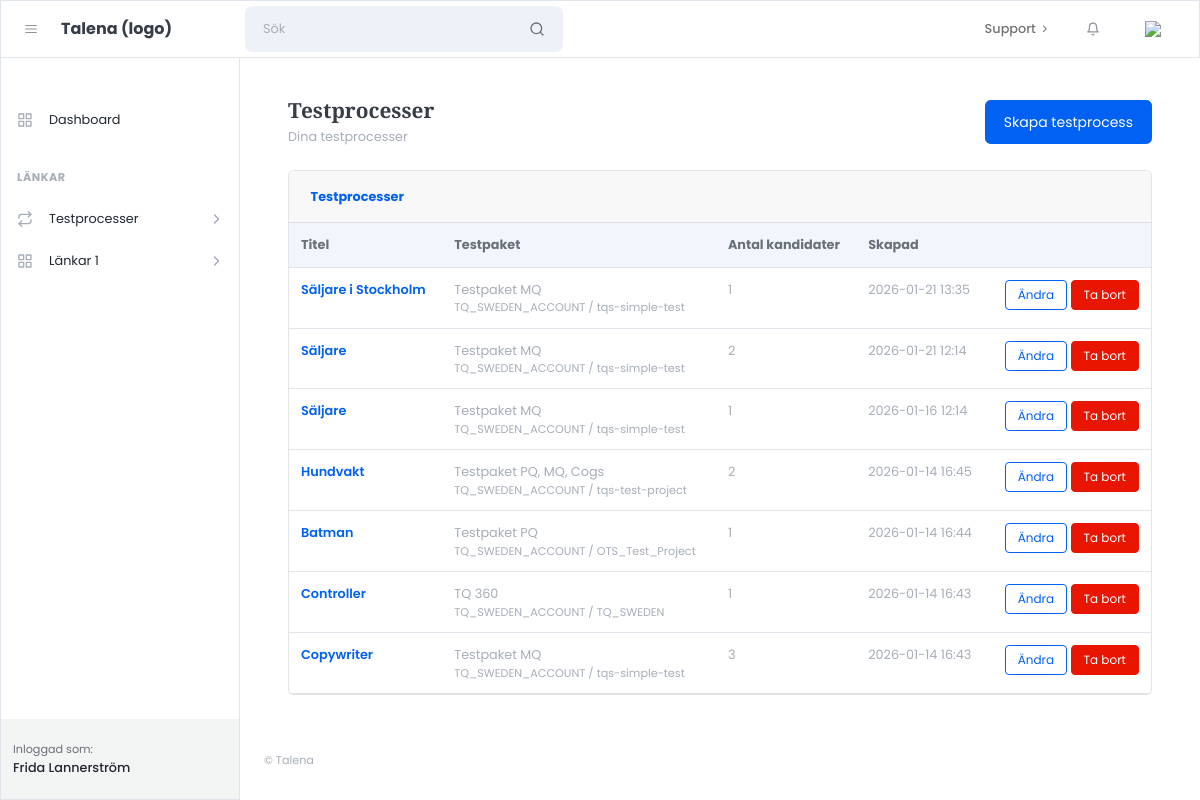
The page /processes/ (signed in) on the database its author committed.
### apps/accounts/models.py (models this page shows)
class User(AbstractUser):
    class Role(models.TextChoices):
        ADMIN = "admin", "Admin"
        CUSTOMER = "customer", "Customer"
    role = models.CharField(
        max_length=20,
        choices=Role.choices,
        default=Role.CUSTOMER,
    )

### apps/processes/models.py (models this page shows, shortened)
class TestProcess(models.Model):
    name = models.CharField(max_length=255)
    provider = models.CharField(max_length=50, default="sova")
    account_code = models.CharField(max_length=255)
    project_code = models.CharField(max_length=255)
    project_name_snapshot = models.CharField(max_length=255, blank=True, default="")
    job_title = models.CharField(max_length=255, blank=True, default="")
    job_location = models.CharField(max_length=255, blank=True, default="")
    notes = models.TextField(blank=True, default="")
    self_registration_token = models.UUIDField(
        default=uuid.uuid4,
        unique=True,
        editable=False,
        db_index=True,
    )
    created_by = models.ForeignKey(
        settings.AUTH_USER_MODEL,
        on_delete=models.CASCADE,
        related_name="test_processes",
    )
    created_at = models.DateTimeField(auto_now_add=True)
    class Meta:
        ordering = ["-created_at"]

### apps/processes/views.py (the view)
# urls.py: path("", views.process_list, name="process_list"),
@login_required
def process_list(request):
    processes = (
        TestProcess.objects
        .filter(created_by=request.user)
        .annotate(candidates_count=Count("invitations", distinct=True))
        .order_by("-created_at")
    )
    return render(request, "customer/processes/process_list.html", {
        "processes": processes,
    })

### templates/customer/processes/process_list.html (shortened to what this page needs)
{% extends "customer/core/layouts/customer_base.html" %}
{% block content %}
<div class="container-fluid px-4">
  <div class="d-flex align-items-center justify-content-between mb-4">
    <div>
      <h1 class="h3 mb-1">Testprocesser</h1>
      <div class="text-muted">Dina testprocesser</div>
    </div>
    <a class="btn btn-primary" href="{% url 'processes:process_create' %}">Skapa testprocess</a>
  </div>
  <div class="card">
    <div class="card-header"><strong>Testprocesser</strong></div>
    <div class="card-body p-0">
      <div class="table-responsive">
        <table class="table mb-0">
          <thead class="bg-light">
            <tr>
              <th>Titel</th>
              <th>Testpaket</th>
              <th>Antal kandidater</th>
              <th>Skapad</th>
              <th class="text-end"></th>
            </tr>
          </thead>
          <tbody>
            {% for p in processes %}
            <tr>
              <td class="fw-semibold">
                <a href="{% url 'processes:process_detail' p.id %}">{{ p.name }}</a>
              </td>
              <td class="text-muted">
                {{ p.project_name_snapshot }}
                <div class="small text-muted">{{ p.account_code }} / {{ p.project_code }}</div>
              </td>
              <td class="text-muted">
                {{ p.candidates_count }}
              </td>
              <td class="text-muted">{{ p.created_at|date:"Y-m-d H:i" }}</td>
              <td class="text-end">
                <a class="btn btn-sm btn-outline-primary" href="{% url 'processes:process_update' p.id %}">
                  Ändra
                </a>
                <form method="post" action="{% url 'processes:process_delete' p.id %}" style="display:inline;"
                  onsubmit="return confirm('Är du säker på att du vill ta bort denna process?');">
                  <button type="submit" class="btn btn-sm btn-danger">
                    Ta bort
                  </button>
                </form>
              </td>
            </tr>
            {% empty %}
            <tr>
              <td colspan="5" class="p-4 text-muted">Du har inga processer. </td>
            </tr>
            {% endfor %}
          </tbody>
        </table>
      </div>
    </div>
  </div>
</div>
{% endblock %}

### templates/customer/core/partials/customer_sidebar.html (shortened to what this page needs)
<div id="layoutSidenav_nav">
                <nav class="sidenav sidenav-light border">
                    <div class="sidenav-menu">
                        <div class="nav accordion" id="accordionSidenav">
                            <div class="sidenav-menu-heading"></div>
                            <a class="nav-link" href="{% url 'customer_dashboard' %}">
                                <div class="nav-link-icon"><i data-feather="grid"></i></div>
                                Dashboard
                            </a>
                            <div class="sidenav-menu-heading">Länkar</div>
                            <a class="nav-link collapsed" href="javascript:void(0);" data-bs-toggle="collapse" data-bs-target="#collapseFlows" aria-expanded="false" aria-controls="collapseFlows">
                                <div class="nav-link-icon"><i data-feather="repeat"></i></div>
                                Testprocesser
                                <div class="sidenav-collapse-arrow"><i class="fas fa-angle-down"></i></div>
                            </a>
                            <a class="nav-link collapsed" href="javascript:void(0);" data-bs-toggle="collapse" data-bs-target="#collapsePages" aria-expanded="false" aria-controls="collapsePages">
                                <div class="nav-link-icon"><i data-feather="grid"></i></div>
                                Länkar 1
                                <div class="sidenav-collapse-arrow"><i class="fas fa-angle-down"></i></div>
                            </a>
                    </div>
                    </div>
                    <div class="sidenav-footer">
                        <div class="sidenav-footer-content">
                            <div class="sidenav-footer-subtitle">Inloggad som:</div>
                            <div class="sidenav-footer-title">{{ request.user.get_full_name }}</div>
                        </div>
                    </div>
                </nav>
            </div>

### rows shown on the page
User: user.get_full_name "Frida Lannerström"
TestProcess: name "Säljare i Stockholm", project_name_snapshot "Testpaket MQ", account_code "TQ_SWEDEN_ACCOUNT", project_code "tqs-simple-test", candidates_count "1", created_at "2026-01-21 13:35"
TestProcess: name "Säljare", project_name_snapshot "Testpaket MQ", account_code "TQ_SWEDEN_ACCOUNT", project_code "tqs-simple-test", candidates_count "2", created_at "2026-01-21 12:14"
TestProcess: name "Säljare", project_name_snapshot "Testpaket MQ", account_code "TQ_SWEDEN_ACCOUNT", project_code "tqs-simple-test", candidates_count "1", created_at "2026-01-16 12:14"
TestProcess: name "Hundvakt", project_name_snapshot "Testpaket PQ, MQ, Cogs", account_code "TQ_SWEDEN_ACCOUNT", project_code "tqs-test-project", candidates_count "2", created_at "2026-01-14 16:45"
TestProcess: name "Batman", project_name_snapshot "Testpaket PQ", account_code "TQ_SWEDEN_ACCOUNT", project_code "OTS_Test_Project", candidates_count "1", created_at "2026-01-14 16:44"
TestProcess: name "Controller", project_name_snapshot "TQ 360", account_code "TQ_SWEDEN_ACCOUNT", project_code "TQ_SWEDEN", candidates_count "1", created_at "2026-01-14 16:43"
TestProcess: name "Copywriter", project_name_snapshot "Testpaket MQ", account_code "TQ_SWEDEN_ACCOUNT", project_code "tqs-simple-test", candidates_count "3", created_at "2026-01-14 16:43"
